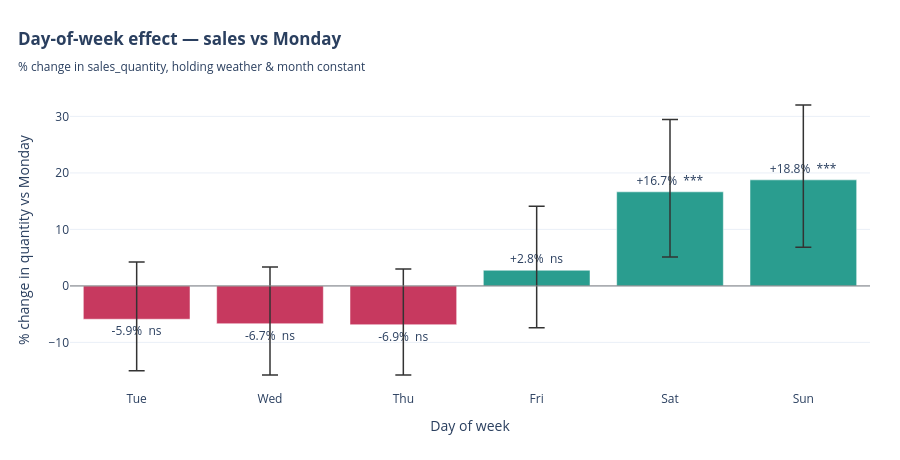

Notebook code for this chart:
### Code cell
dow_nums = ["1", "2", "3", "4", "5", "6"]  # Monday=0 is reference
dow_names = ["Tue", "Wed", "Thu", "Fri", "Sat", "Sun"]
vals, err_lo, err_hi, pvals = [], [], [], []

for d in dow_nums:
    term = f"C(dow)[T.{d}]"
    coef = model.params[term]
    lo, hi = model.conf_int().loc[term]
    p = model.pvalues[term]
    v = np.expm1(coef) * 100
    vals.append(v)
    err_lo.append(v - np.expm1(lo) * 100)
    err_hi.append(np.expm1(hi) * 100 - v)
    pvals.append(p)

text_labels = [f"{v:+.1f}%  {stars(p)}" for v, p in zip(vals, pvals)]
colors = ["#c7395f" if v < 0 else "#2a9d8f" for v in vals]

fig = go.Figure()
fig.add_trace(
    go.Bar(
        x=dow_names,
        y=vals,
        marker_color=colors,
        error_y=dict(
            type="data",
            symmetric=False,
            array=err_hi,
            arrayminus=err_lo,
            color="#333",
            thickness=1.5,
            width=8,
        ),
        text=text_labels,
        textposition="outside",
        hovertemplate="<b>%{x}</b><br>%{y:+.2f}% vs Monday<extra></extra>",
    )
)
fig.add_hline(y=0, line_color="gray", line_width=1)

fig.update_layout(
    title=dict(
        text="<b>Day-of-week effect — sales vs Monday</b>"
        "<br><sub>% change in sales_quantity, holding weather & month constant</sub>",
        x=0.02,
        xanchor="left",
    ),
    yaxis_title="% change in quantity vs Monday",
    xaxis_title="Day of week",
    template="plotly_white",
    showlegend=False,
    height=460,
    margin=dict(l=70, r=30, t=90, b=70),
)
fig.show()

### Figure 1 — Plotly figure (JSON) as saved in the notebook; plotly's stock layout.template omitted (floating-point values rounded to 4 significant figures)
{"data": [{"error_y": {"array": [10.12, 10.05, 9.844, 11.31, 12.82, 13.25], "arrayminus": [9.139, 9.071, 8.903, 10.19, 11.55, 11.92], "color": "#333", "symmetric": false, "thickness": 1.5, "type": "data", "width": 8}, "hovertemplate": "<b>%{x}</b><br>%{y:+.2f}% vs Monday<extra></extra>", "marker": {"color": ["#c7395f", "#c7395f", "#c7395f", "#2a9d8f", "#2a9d8f", "#2a9d8f"]}, "text": ["-5.9%  ns", "-6.7%  ns", "-6.9%  ns", "+2.8%  ns", "+16.7%  ***", "+18.8%  ***"], "textposition": "outside", "type": "bar", "x": ["Tue", "Wed", "Thu", "Fri", "Sat", "Sun"], "y": [-5.891, -6.685, -6.862, 2.77, 16.65, 18.78]}], "layout": {"height": 460, "margin": {"b": 70, "l": 70, "r": 30, "t": 90}, "shapes": [{"line": {"color": "gray", "width": 1}, "type": "line", "x0": 0, "x1": 1, "xref": "x domain", "y0": 0, "y1": 0, "yref": "y"}], "showlegend": false, "title": {"text": "<b>Day-of-week effect — sales vs Monday</b><br><sub>% change in sales_quantity, holding weather & month constant</sub>", "x": 0.02, "xanchor": "left"}, "xaxis": {"title": {"text": "Day of week"}}, "yaxis": {"title": {"text": "% change in quantity vs Monday"}}}}
